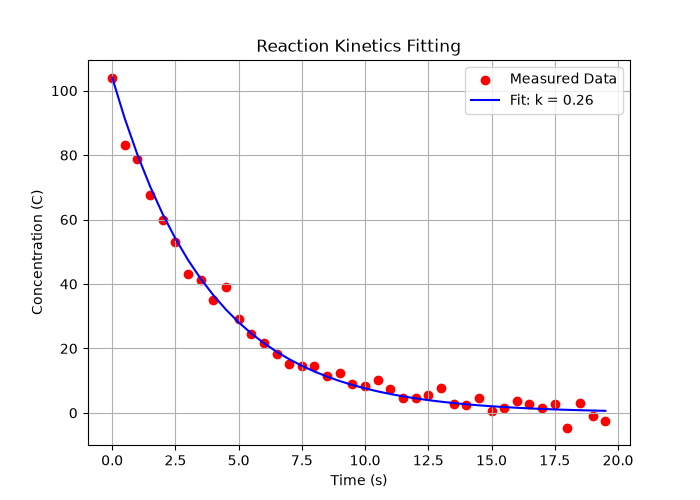

Recreate this plot in Python.
import numpy as np
import matplotlib.pyplot as plt
from scipy.optimize import minimize

# Read data from kinetics.csv
data = np.loadtxt("kinetics.csv", delimiter=",", skiprows=1)
t = data[:, 0]
C_measured = data[:, 1]
C0 = C_measured[0]

# Define sum of squared errors function
def total_error(k):
    C_model = C0 * np.exp(-k * t)
    return np.sum((C_measured - C_model)**2)

# Minimize error to find rate constant k
res = minimize(total_error, x0=0.5, method="SLSQP", bounds=[(0, 5)])
fitted_k = res.x[0]

print(f"Fitted rate constant k: {fitted_k:.4f}")

# Plot fitted curve vs data
plt.figure(figsize=(7, 5))
plt.scatter(t, C_measured, color="red", label="Measured Data")
plt.plot(t, C0 * np.exp(-fitted_k * t), color="blue", label=f"Fit: k = {fitted_k:.2f}")
plt.xlabel("Time (s)")
plt.ylabel("Concentration (C)")
plt.title("Reaction Kinetics Fitting")
plt.legend()
plt.grid(True)
plt.savefig("kinetics.png")
print("Saved kinetics.png successfully!")
